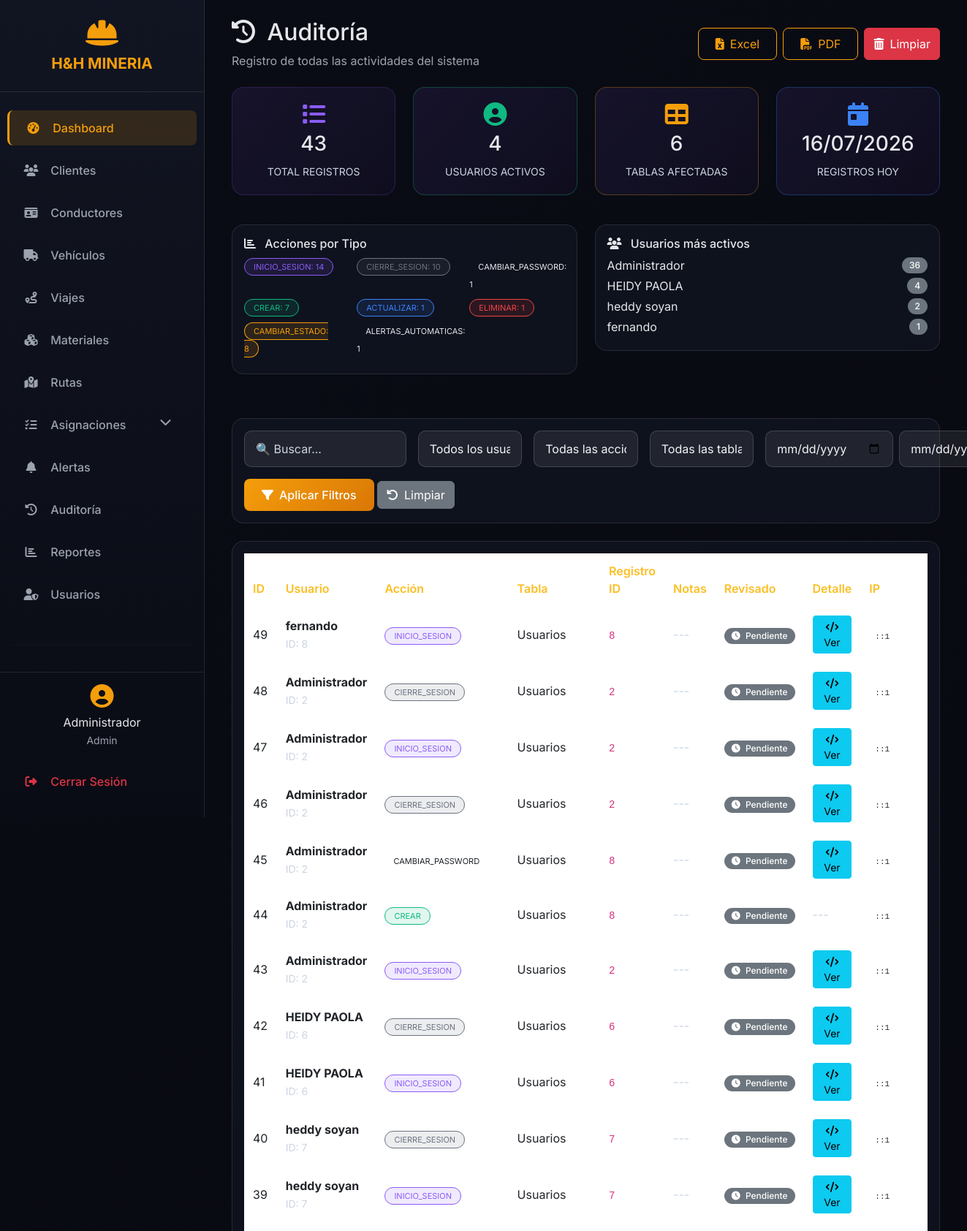
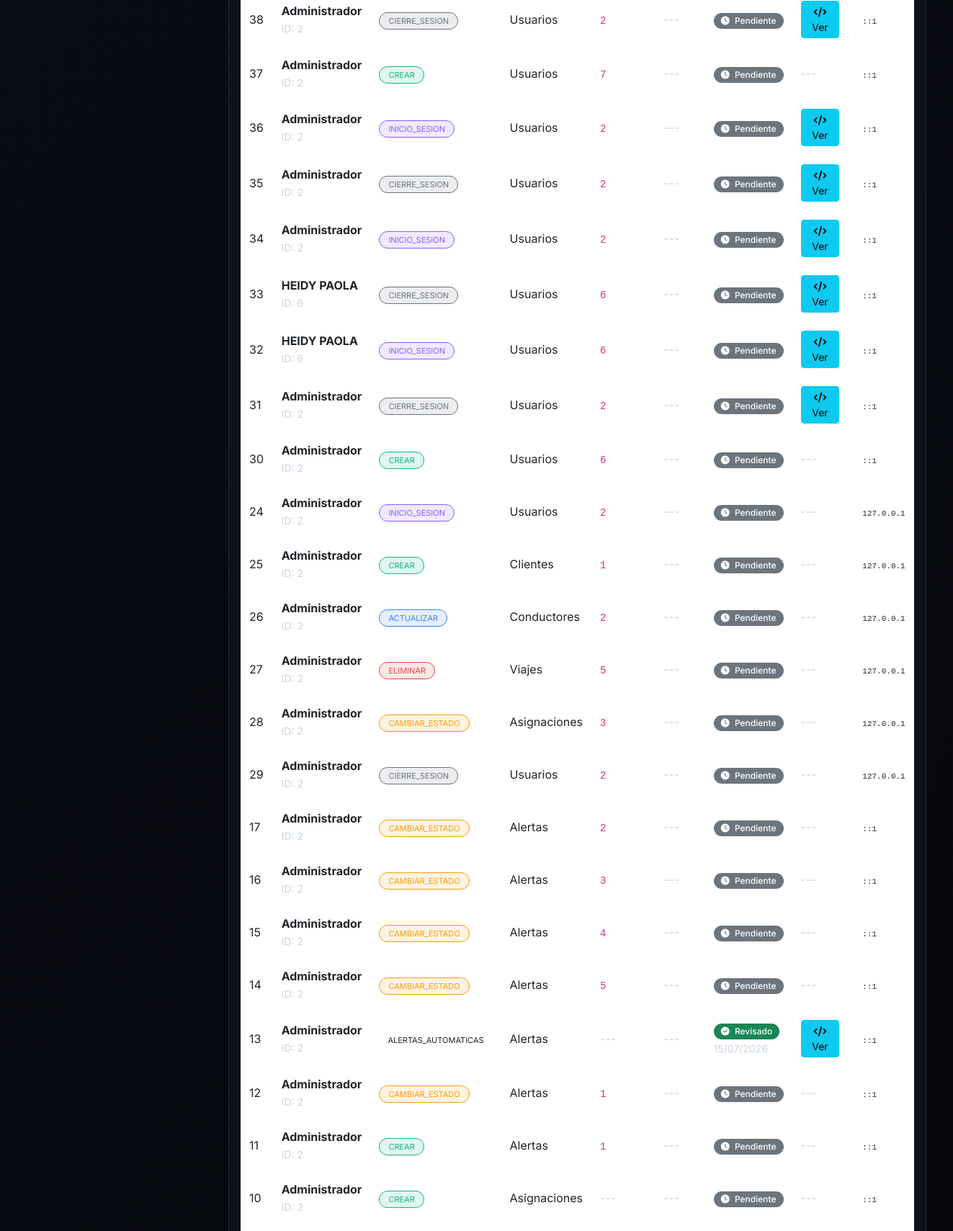
/modules/auditoria/index.php (signed in, upper part), run on the app's committed database (2 pictures, top to bottom).
### tables this page shows
CREATE TABLE `auditoria` (
  `id` int(11) NOT NULL,
  `usuario_id` int(11) DEFAULT NULL,
  `usuario_nombre` varchar(100) DEFAULT NULL,
  `accion` varchar(50) DEFAULT NULL,
  `tabla_afectada` varchar(50) DEFAULT NULL,
  `registro_id` int(11) DEFAULT NULL,
  `datos_anteriores` text DEFAULT NULL,
  `datos_nuevos` text DEFAULT NULL,
  `ip_address` varchar(45) DEFAULT NULL,
  `created_at` timestamp NOT NULL DEFAULT current_timestamp(),
  `notas` text DEFAULT NULL,
  `revisado` tinyint(4) DEFAULT 0,
  `revisado_por` int(11) DEFAULT NULL,
  `fecha_revision` datetime DEFAULT NULL,
  `editado_por` int(11) DEFAULT NULL,
  `fecha_edicion` datetime DEFAULT NULL
);

### modules/auditoria/index.php (the view, shortened to what this page needs)
<?php
$conn = getConnection();
$search = $_GET['search'] ?? '';
$fecha_desde = $_GET['fecha_desde'] ?? '';
$fecha_hasta = $_GET['fecha_hasta'] ?? '';
$query = "SELECT a.*
          FROM auditoria a
          WHERE 1=1";
$params = [];
$query .= " ORDER BY a.created_at DESC LIMIT 1000";
$stmt = $conn->prepare($query);
$stmt->execute($params);
$auditoria = $stmt->fetchAll(PDO::FETCH_ASSOC);
$total = count($auditoria);
$acciones = [];
foreach ($auditoria as $a) {
    if (!isset($acciones[$a['accion']])) {
        $acciones[$a['accion']] = 0;
    }
    $acciones[$a['accion']]++;
}
$tablas = [];
foreach ($auditoria as $a) {
    if (!isset($tablas[$a['tabla_afectada']])) {
        $tablas[$a['tabla_afectada']] = 0;
    }
    $tablas[$a['tabla_afectada']]++;
}
$usuarios = [];
foreach ($auditoria as $a) {
    $nombre = $a['usuario_nombre'] ?? 'Sistema';
    if (!isset($usuarios[$nombre])) {
        $usuarios[$nombre] = 0;
    }
    $usuarios[$nombre]++;
}
?>
<?php include '../../includes/header.php'; ?>
<div class="container-fluid">
    <div class="d-flex justify-content-between align-items-center mb-4 flex-wrap gap-3">
        <div>
            <h2><i class="fas fa-history me-2"></i> Auditoría</h2>
            <p class="text-muted mb-0">Registro de todas las actividades del sistema</p>
        </div>
        <div class="d-flex gap-2">
            <button class="btn btn-gradient-outline" id="btnExportExcel"><i class="fas fa-file-excel me-2"></i>Excel</button>
            <button class="btn btn-gradient-outline" id="btnExportPDF"><i class="fas fa-file-pdf me-2"></i>PDF</button>
            <button class="btn btn-danger" data-bs-toggle="modal" data-bs-target="#modalLimpiar">
                <i class="fas fa-trash-alt me-2"></i>Limpiar
            </button>
        </div>
    </div>
    <div class="row mb-4">
        <div class="col-md-3 mb-3">
            <div class="stat-card-auditoria">
                <i class="fas fa-list fa-2x mb-2" style="color: #8b5cf6;"></i>
                <h3><?php echo $total; ?></h3>
                <small>TOTAL REGISTROS</small>
            </div>
        </div>
        <div class="col-md-3 mb-3">
            <div class="stat-card-auditoria" style="border-color: rgba(16, 185, 129, 0.3);">
                <i class="fas fa-user-circle fa-2x mb-2" style="color: #10b981;"></i>
                <h3><?php echo count($usuarios); ?></h3>
                <small>USUARIOS ACTIVOS</small>
            </div>
        </div>
        <div class="col-md-3 mb-3">
            <div class="stat-card-auditoria" style="border-color: rgba(245, 158, 11, 0.3);">
                <i class="fas fa-table fa-2x mb-2" style="color: #f59e0b;"></i>
                <h3><?php echo count($tablas); ?></h3>
                <small>TABLAS AFECTADAS</small>
            </div>
        </div>
        <div class="col-md-3 mb-3">
            <div class="stat-card-auditoria" style="border-color: rgba(59, 130, 246, 0.3);">
                <i class="fas fa-calendar-day fa-2x mb-2" style="color: #3b82f6;"></i>
                <h3><?php echo date('d/m/Y'); ?></h3>
                <small>REGISTROS HOY</small>
            </div>
        </div>
    </div>
    <div class="row mb-4">
        <div class="col-md-6 mb-3">
            <div class="card-glass p-3">
                <h6><i class="fas fa-chart-bar me-2"></i> Acciones por Tipo</h6>
                <div class="row">
                    <?php foreach ($acciones as $accion => $cantidad): ?>
                        <div class="col-6 col-md-4 mb-2">
                            <span class="accion-badge accion-<?php echo strtoupper($accion); ?>">
                                <?php echo $accion; ?>: <?php echo $cantidad; ?>
                            </span>
                        </div>
                    <?php endforeach; ?>
                </div>
            </div>
        </div>
        <div class="col-md-6 mb-3">
            <div class="card-glass p-3">
                <h6><i class="fas fa-users me-2"></i> Usuarios más activos</h6>
                <?php
                arsort($usuarios);
                $top_usuarios = array_slice($usuarios, 0, 5);
                foreach ($top_usuarios as $usuario => $cantidad): ?>
                    <div class="d-flex justify-content-between align-items-center mb-1">
                        <span><?php echo htmlspecialchars($usuario); ?></span>
                        <span class="badge bg-secondary"><?php echo $cantidad; ?></span>
                    </div>
                <?php endforeach; ?>
            </div>
        </div>
    </div>
    <div class="card-glass p-3 mb-4">
        <div class="row g-3">
            <div class="col-md-3">
                <input type="text" id="searchInput" class="form-control" placeholder="🔍 Buscar..." value="<?php echo htmlspecialchars($search); ?>">
            </div>
            <div class="col-md-2">
                <select id="usuarioFilter" class="form-select">
                    <option value="">Todos los usuarios</option>
                </select>
            </div>
            <div class="col-md-2">
                <select id="accionFilter" class="form-select">
                    <option value="">Todas las acciones</option>
                </select>
            </div>
            <div class="col-md-2">
                <select id="tablaFilter" class="form-select">
                    <option value="">Todas las tablas</option>
                </select>
            </div>
            <div class="col-md-3">
                <div class="d-flex gap-2">
                    <input type="date" id="fechaDesde" class="form-control" placeholder="Desde" value="<?php echo $fecha_desde; ?>">
                    <input type="date" id="fechaHasta" class="form-control" placeholder="Hasta" value="<?php echo $fecha_hasta; ?>">
                </div>
            </div>
            <div class="col-md-12">
                <button id="applyFiltersBtn" class="btn btn-gradient"><i class="fas fa-filter me-2"></i>Aplicar Filtros</button>
                <a href="index.php" class="btn btn-secondary"><i class="fas fa-undo me-2"></i>Limpiar</a>
            </div>
        </div>
    </div>
<div class="card-glass p-3">
    <div class="table-responsive">
        <table class="table table-glass" id="tablaAuditoria">
            <thead>
                <tr>
                    <th style="width: 50px">ID</th>
                    <th>Usuario</th>
                    <th>Acción</th>
                    <th>Tabla</th>
                    <th>Registro ID</th>
                    <th>Notas</th>
                    <th>Revisado</th>
                    <th>Detalle</th>
                    <th>IP</th>
                </tr>
            </thead>
            <tbody>
                <?php if (empty($auditoria)): ?>
                    <tr>
                        <td colspan="10" class="text-center text-muted py-4">
                            <i class="fas fa-inbox fa-3x d-block mb-2"></i>
                            No hay registros de auditoría
                        </td>
                    </tr>
                <?php else: ?>
                    <?php foreach ($auditoria as $a): ?>
                    <tr>
                        <td><?php echo $a['id']; ?></td>
                        <td>
                            <strong><?php echo htmlspecialchars($a['usuario_nombre'] ?? 'Sistema'); ?></strong>
                            <?php if ($a['usuario_id']): ?>
                                <br><small class="text-muted">ID: <?php echo $a['usuario_id']; ?></small>
                            <?php endif; ?>
                        </td>
                        <td>
                            <span class="accion-badge accion-<?php echo strtoupper($a['accion']); ?>">
                                <?php echo $a['accion']; ?>
                            </span>
                        </td>
                        <td>
                            <?php echo ucfirst($a['tabla_afectada']); ?>
                        </td>
                        <td>
                            <?php if ($a['registro_id']): ?>
                                <code><?php echo $a['registro_id']; ?></code>
                            <?php else: ?>
                                <span class="text-muted">---</span>
                            <?php endif; ?>
                        </td>
                        <td>
                            <?php if ($a['notas']): ?>
                                <span class="text-muted" title="<?php echo htmlspecialchars($a['notas']); ?>">
                                    <?php echo htmlspecialchars(substr($a['notas'], 0, 30)); ?>
                                    <?php if (strlen($a['notas'] ?? '') > 30): ?>...<?php endif; ?>
                                </span>
                            <?php else: ?>
                                <span class="text-muted">---</span>
                            <?php endif; ?>
                        </td>
                        <td>
                            <?php if ($a['revisado']): ?>
                                <span class="badge bg-success">
                                    <i class="fas fa-check-circle me-1"></i> Revisado
                                </span>
                                <?php if ($a['fecha_revision']): ?>
                                    <br><small class="text-muted"><?php echo date('d/m/Y', strtotime($a['fecha_revision'])); ?></small>
                                <?php endif; ?>
                            <?php else: ?>
                                <span class="badge bg-secondary">
                                    <i class="fas fa-clock me-1"></i> Pendiente
                                </span>
                            <?php endif; ?>
                        </td>
                        <td>
                            <?php if ($a['datos_anteriores'] || $a['datos_nuevos']): ?>
                                <button class="btn btn-sm btn-info" onclick="verCambios(<?php echo $a['id']; ?>)">
                                    <i class="fas fa-code"></i> Ver
                                </button>
                            <?php else: ?>
                                <span class="text-muted">---</span>
                            <?php endif; ?>
                        </td>
                        <td>
                            <span class="ip-badge"><?php echo $a['ip_address'] ?? 'N/A'; ?></span>
                        </td>
                    </tr>
                    <?php endforeach; ?>
                <?php endif; ?>
            </tbody>
        </table>
    </div>
</div>
<?php include '../../includes/footer.php'; ?>

### assets/css/style.css (style rules this page uses)
:root { --primary-orange: #f59e0b; --primary-orange-dark: #d97706; --primary-orange-light: #fbbf24; --bg-dark: #0a0c15; --bg-darker: #06070d; --card-bg: rgba(18, 22, 35, 0.7); --card-bg-solid: #121623; --border-color: rgba(255, 255, 255, 0.1); --text-light: #e5e7eb; --text-gray: #9ca3af; --text-muted: #6b7280; --success: #10b981; --danger: #ef4444; --warning: #f59e0b; --info: #3b82f6; }
* { margin: 0; padding: 0; box-sizing: border-box; }
body { font-family: 'Inter', sans-serif; background: linear-gradient(135deg, var(--bg-dark) 0%, var(--bg-darker) 100%); color: var(--text-light); overflow-x: hidden; min-height: 100vh; }
.card-glass { background: var(--card-bg); backdrop-filter: blur(10px); border: 1px solid var(--border-color); border-radius: 16px; transition: all 0.3s ease; margin-bottom: 20px; }
.btn-gradient { background: linear-gradient(135deg, var(--primary-orange), var(--primary-orange-dark)); color: white; border: none; border-radius: 8px; padding: 10px 24px; transition: all 0.3s ease; font-weight: 500; }
.btn-gradient-outline { background: transparent; border: 1px solid var(--primary-orange); color: var(--primary-orange); border-radius: 8px; padding: 9px 23px; transition: all 0.3s ease; }
.table-glass { background: transparent; color: var(--text-light); }
.table-glass thead { background: rgba(255, 255, 255, 0.05); }
.table-glass thead th { border-bottom: 1px solid var(--border-color); color: var(--primary-orange-light); font-weight: 600; padding: 12px; }
.table-glass tbody tr { transition: all 0.2s ease; }
.table-glass td { border-color: var(--border-color); vertical-align: middle; padding: 12px; }
.form-control, .form-select { background: rgba(255, 255, 255, 0.05); border: 1px solid var(--border-color); color: var(--text-light); border-radius: 8px; padding: 10px 15px; }
.badge { padding: 5px 10px; border-radius: 20px; font-weight: 500; }
.card-glass, .stat-card { animation: fadeIn 0.5s ease-out; }
small, .small-text { color: #cbd5e1 !important; }
.text-muted { color: #9ca3af !important; }
.card-glass small, .card-glass .text-muted { color: #cbd5e1 !important; }
.table-glass td small { color: #9ca3af !important; }
.form-control, .form-select { background: rgba(255, 255, 255, 0.08); border: 1px solid rgba(255, 255, 255, 0.15); color: #f3f4f6 !important; border-radius: 10px; padding: 12px 15px; }
.form-control::placeholder { color: #9ca3af !important; opacity: 1; }
.form-select option { background: #1f2937; color: #f3f4f6; }
.form-control::placeholder { color: #cbd5e1 !important; opacity: 1 !important; font-weight: 400; }
.form-control::placeholder, textarea.form-control::placeholder { color: #cbd5e1 !important; opacity: 1 !important; }

### modules/auditoria/index.php (style rules this page uses)
.stat-card-auditoria { background: linear-gradient(135deg, rgba(139, 92, 246, 0.1), rgba(124, 58, 237, 0.05)); border: 1px solid rgba(139, 92, 246, 0.2); border-radius: 16px; padding: 20px; text-align: center; transition: all 0.3s; }
.accion-badge { padding: 4px 12px; border-radius: 20px; font-size: 11px; }
.accion-CREAR { background: #10b98120; color: #10b981; border: 1px solid #10b981; }
.accion-ACTUALIZAR { background: #3b82f620; color: #3b82f6; border: 1px solid #3b82f6; }
.accion-ELIMINAR { background: #ef444420; color: #ef4444; border: 1px solid #ef4444; }
.accion-INICIO_SESION { background: #8b5cf620; color: #8b5cf6; border: 1px solid #8b5cf6; }
.accion-CIERRE_SESION { background: #6b728020; color: #6b7280; border: 1px solid #6b7280; }
.accion-CAMBIAR_ESTADO { background: #f59e0b20; color: #f59e0b; border: 1px solid #f59e0b; }
.ip-badge { background: rgba(255,255,255,0.05); padding: 2px 8px; border-radius: 12px; font-size: 11px; font-family: monospace; }

### data on the page
auditoria: registro "1", id "8"
auditoria: id "49", usuario_nombre "fernando", usuario "8", accion "INICIO_SESION", tabla_afectada "Usuarios", registro "8", revisado 0 (drawn), ip_address "::1"
auditoria: id "48", usuario_nombre "Administrador", usuario "2", accion "CIERRE_SESION", tabla_afectada "Usuarios", registro "2", revisado 0 (drawn), ip_address "::1"
auditoria: id "47", usuario_nombre "Administrador", usuario "2", accion "INICIO_SESION", tabla_afectada "Usuarios", registro "2", revisado 0 (drawn), ip_address "::1"
auditoria: id "46", usuario_nombre "Administrador", usuario "2", accion "CIERRE_SESION", tabla_afectada "Usuarios", registro "2", revisado 0 (drawn), ip_address "::1"
auditoria: id "45", usuario_nombre "Administrador", usuario "2", accion "CAMBIAR_PASSWORD", tabla_afectada "Usuarios", registro "8", revisado 0 (drawn), ip_address "::1"
auditoria: id "44", usuario_nombre "Administrador", usuario "2", accion "CREAR", tabla_afectada "Usuarios", registro "8", revisado 0 (drawn), ip_address "::1"
auditoria: id "43", usuario_nombre "Administrador", usuario "2", accion "INICIO_SESION", tabla_afectada "Usuarios", registro "2", revisado 0 (drawn), ip_address "::1"
auditoria: id "42", usuario_nombre "HEIDY PAOLA", usuario "6", accion "CIERRE_SESION", tabla_afectada "Usuarios", registro "6", revisado 0 (drawn), ip_address "::1"
auditoria: id "41", usuario_nombre "HEIDY PAOLA", usuario "6", accion "INICIO_SESION", tabla_afectada "Usuarios", registro "6", revisado 0 (drawn), ip_address "::1"
auditoria: id "40", usuario_nombre "heddy soyan", usuario "7", accion "CIERRE_SESION", tabla_afectada "Usuarios", registro "7", revisado 0 (drawn), ip_address "::1"
auditoria: id "39", usuario_nombre "heddy soyan", usuario "7", accion "INICIO_SESION", tabla_afectada "Usuarios", registro "7", revisado 0 (drawn), ip_address "::1"
auditoria: id "38", usuario_nombre "Administrador", usuario "2", accion "CIERRE_SESION", tabla_afectada "Usuarios", registro "2", revisado 0 (drawn), ip_address "::1"
auditoria: id "37", usuario_nombre "Administrador", usuario "2", accion "CREAR", tabla_afectada "Usuarios", registro "7", revisado 0 (drawn), ip_address "::1"
auditoria: id "36", usuario_nombre "Administrador", usuario "2", accion "INICIO_SESION", tabla_afectada "Usuarios", registro "2", revisado 0 (drawn), ip_address "::1"
auditoria: id "35", usuario_nombre "Administrador", usuario "2", accion "CIERRE_SESION", tabla_afectada "Usuarios", registro "2", revisado 0 (drawn), ip_address "::1"
auditoria: id "34", usuario_nombre "Administrador", usuario "2", accion "INICIO_SESION", tabla_afectada "Usuarios", registro "2", revisado 0 (drawn), ip_address "::1"
auditoria: id "33", usuario_nombre "HEIDY PAOLA", usuario "6", accion "CIERRE_SESION", tabla_afectada "Usuarios", registro "6", revisado 0 (drawn), ip_address "::1"
auditoria: id "32", usuario_nombre "HEIDY PAOLA", usuario "6", accion "INICIO_SESION", tabla_afectada "Usuarios", registro "6", revisado 0 (drawn), ip_address "::1"
auditoria: id "31", usuario_nombre "Administrador", usuario "2", accion "CIERRE_SESION", tabla_afectada "Usuarios", registro "2", revisado 0 (drawn), ip_address "::1"
auditoria: id "30", usuario_nombre "Administrador", usuario "2", accion "CREAR", tabla_afectada "Usuarios", registro "6", revisado 0 (drawn), ip_address "::1"
auditoria: id "24", usuario_nombre "Administrador", usuario "2", accion "INICIO_SESION", tabla_afectada "Usuarios", registro "2", revisado 0 (drawn), ip_address "127.0.0.1"
auditoria: id "25", usuario_nombre "Administrador", usuario "2", accion "CREAR", tabla_afectada "Clientes", registro "1", revisado 0 (drawn), ip_address "127.0.0.1"
auditoria: id "26", usuario_nombre "Administrador", usuario "2", accion "ACTUALIZAR", tabla_afectada "Conductores", registro "2", revisado 0 (drawn), ip_address "127.0.0.1"
auditoria: id "27", usuario_nombre "Administrador", usuario "2", accion "ELIMINAR", tabla_afectada "Viajes", registro "5", revisado 0 (drawn), ip_address "127.0.0.1"
auditoria: id "28", usuario_nombre "Administrador", usuario "2", accion "CAMBIAR_ESTADO", tabla_afectada "Asignaciones", registro "3", revisado 0 (drawn), ip_address "127.0.0.1"
auditoria: id "29", usuario_nombre "Administrador", usuario "2", accion "CIERRE_SESION", tabla_afectada "Usuarios", registro "2", revisado 0 (drawn), ip_address "127.0.0.1"
auditoria: id "17", usuario_nombre "Administrador", usuario "2", accion "CAMBIAR_ESTADO", tabla_afectada "Alertas", registro "2", revisado 0 (drawn), ip_address "::1"
auditoria: id "16", usuario_nombre "Administrador", usuario "2", accion "CAMBIAR_ESTADO", tabla_afectada "Alertas", registro "3", revisado 0 (drawn), ip_address "::1"
auditoria: id "15", usuario_nombre "Administrador", usuario "2", accion "CAMBIAR_ESTADO", tabla_afectada "Alertas", registro "4", revisado 0 (drawn), ip_address "::1"
auditoria: id "14", usuario_nombre "Administrador", usuario "2", accion "CAMBIAR_ESTADO", tabla_afectada "Alertas", registro "5", revisado 0 (drawn), ip_address "::1"
auditoria: id "13", usuario_nombre "Administrador", usuario "2", accion "ALERTAS_AUTOMATICAS", tabla_afectada "Alertas", fecha_revision "15/07/2026", ip_address "::1"
auditoria: id "12", usuario_nombre "Administrador", usuario "2", accion "CAMBIAR_ESTADO", tabla_afectada "Alertas", registro "1", revisado 0 (drawn), ip_address "::1"
auditoria: id "11", usuario_nombre "Administrador", usuario "2", accion "CREAR", tabla_afectada "Alertas", registro "1", revisado 0 (drawn), ip_address "::1"
auditoria: id "10", usuario_nombre "Administrador", usuario "2", accion "CREAR", tabla_afectada "Asignaciones", revisado 0 (drawn), ip_address "::1"

### other printed values
$_SESSION['user_nombre'] "Administrador"
$_SESSION['user_rol'] "Admin"
$total "43"
count($usuarios) "4"
count($tablas) "6"
$accion "INICIO_SESION"
$cantidad "14"
$accion "CIERRE_SESION"
$cantidad "10"
$accion "CAMBIAR_PASSWORD"
$accion "CREAR"
$cantidad "7"
$accion "ACTUALIZAR"
$accion "ELIMINAR"
$accion "CAMBIAR_ESTADO"
